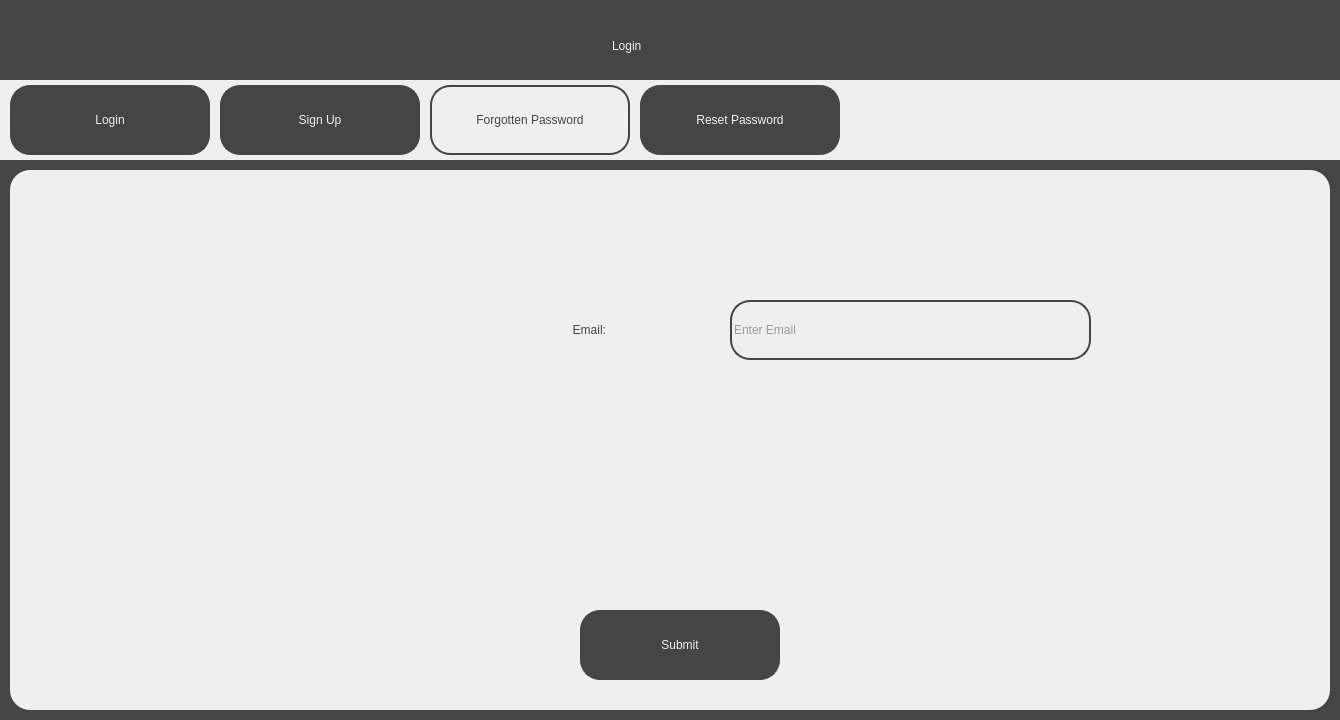
<?xml version="1.0" encoding="UTF-8"?>
<ui version="4.0">
 <class>ForgottenPasswordScreen</class>
 <widget class="QDialog" name="ForgottenPasswordScreen">
  <property name="geometry">
   <rect>
    <x>0</x>
    <y>0</y>
    <width>1340</width>
    <height>720</height>
   </rect>
  </property>
  <property name="windowTitle">
   <string>Visualising the Riemann Hypothesis - Forgotten Password</string>
  </property>
  <property name="sizeGripEnabled">
   <bool>false</bool>
  </property>
  <widget class="QWidget" name="widget" native="true">
   <property name="geometry">
    <rect>
     <x>0</x>
     <y>0</y>
     <width>1340</width>
     <height>720</height>
    </rect>
   </property>
   <property name="styleSheet">
    <string notr="true">background-color: rgb(69, 69, 69);</string>
   </property>
   <widget class="QLabel" name="Title">
    <property name="geometry">
     <rect>
      <x>612</x>
      <y>20</y>
      <width>116</width>
      <height>51</height>
     </rect>
    </property>
    <property name="styleSheet">
     <string notr="true">font: 36pt &quot;Sans Serif&quot;; color:rgb(239, 239, 239)</string>
    </property>
    <property name="text">
     <string>Login</string>
    </property>
   </widget>
   <widget class="QWidget" name="TabBar" native="true">
    <property name="geometry">
     <rect>
      <x>0</x>
      <y>80</y>
      <width>1340</width>
      <height>80</height>
     </rect>
    </property>
    <property name="styleSheet">
     <string notr="true">background-color: rgb(239, 239, 239);</string>
    </property>
    <widget class="QPushButton" name="LoginTab">
     <property name="geometry">
      <rect>
       <x>10</x>
       <y>5</y>
       <width>200</width>
       <height>70</height>
      </rect>
     </property>
     <property name="cursor">
      <cursorShape>PointingHandCursor</cursorShape>
     </property>
     <property name="styleSheet">
      <string notr="true">border: 2px solid;
border-radius: 20px;
border-color:rgb(69, 69, 69);
background-color: rgb(69, 69, 69);
font: 36pt &quot;Sans Serif&quot;; color:rgb(239, 239, 239);
</string>
     </property>
     <property name="text">
      <string>Login</string>
     </property>
    </widget>
    <widget class="QPushButton" name="SignUpTab">
     <property name="geometry">
      <rect>
       <x>220</x>
       <y>5</y>
       <width>200</width>
       <height>70</height>
      </rect>
     </property>
     <property name="cursor">
      <cursorShape>PointingHandCursor</cursorShape>
     </property>
     <property name="styleSheet">
      <string notr="true">border: 2px solid;
border-radius: 20px;
border-color:rgb(69, 69, 69);
background-color: rgb(69, 69, 69);
font: 36pt &quot;Sans Serif&quot;; color:rgb(239, 239, 239);
</string>
     </property>
     <property name="text">
      <string>Sign Up</string>
     </property>
    </widget>
    <widget class="QPushButton" name="ForgottenPasswordTab">
     <property name="geometry">
      <rect>
       <x>430</x>
       <y>5</y>
       <width>200</width>
       <height>70</height>
      </rect>
     </property>
     <property name="cursor">
      <cursorShape>PointingHandCursor</cursorShape>
     </property>
     <property name="styleSheet">
      <string notr="true">border: 2px solid;
border-radius: 20px;
border-color:rgb(69, 69, 69);
background-color: rgb(239, 239, 239);
font: 12pt &quot;Sans Serif&quot;; color:rgb(69, 69, 69);
</string>
     </property>
     <property name="text">
      <string>Forgotten Password</string>
     </property>
    </widget>
    <widget class="QPushButton" name="ResetPasswordTab">
     <property name="geometry">
      <rect>
       <x>640</x>
       <y>5</y>
       <width>200</width>
       <height>70</height>
      </rect>
     </property>
     <property name="cursor">
      <cursorShape>PointingHandCursor</cursorShape>
     </property>
     <property name="styleSheet">
      <string notr="true">border: 2px solid;
border-radius: 20px;
border-color:rgb(69, 69, 69);
background-color: rgb(69, 69, 69);
font: 20pt &quot;Sans Serif&quot;; color:rgb(239, 239, 239);
</string>
     </property>
     <property name="text">
      <string>Reset Password</string>
     </property>
    </widget>
   </widget>
   <widget class="QWidget" name="MainWidget" native="true">
    <property name="geometry">
     <rect>
      <x>10</x>
      <y>170</y>
      <width>1320</width>
      <height>540</height>
     </rect>
    </property>
    <property name="styleSheet">
     <string notr="true">background-color: rgb(239, 239, 239);
border-radius: 20px;</string>
    </property>
    <widget class="QLabel" name="EmailText">
     <property name="geometry">
      <rect>
       <x>300</x>
       <y>130</y>
       <width>301</width>
       <height>61</height>
      </rect>
     </property>
     <property name="styleSheet">
      <string notr="true">font: 25pt &quot;Sans Serif&quot;; color:rgb(69, 69, 69);
background-color: rgb(239, 239, 239); padding: 5px;</string>
     </property>
     <property name="text">
      <string>&lt;html&gt;&lt;head/&gt;&lt;body&gt;&lt;p align=&quot;right&quot;&gt;Email:&lt;/p&gt;&lt;/body&gt;&lt;/html&gt;</string>
     </property>
    </widget>
    <widget class="QLineEdit" name="EmailInput">
     <property name="geometry">
      <rect>
       <x>720</x>
       <y>130</y>
       <width>361</width>
       <height>60</height>
      </rect>
     </property>
     <property name="styleSheet">
      <string notr="true">background-color: rgb(239, 239, 239);
color: rgb(69, 69, 69);
font: 18pt &quot;Sans Serif&quot;;
border: 2px solid;
border-radius: 20px;
border-color:rgb(69, 69, 69);</string>
     </property>
     <property name="text">
      <string/>
     </property>
     <property name="cursorPosition">
      <number>0</number>
     </property>
     <property name="placeholderText">
      <string>Enter Email</string>
     </property>
    </widget>
    <widget class="QPushButton" name="SubmitButton">
     <property name="geometry">
      <rect>
       <x>570</x>
       <y>440</y>
       <width>200</width>
       <height>70</height>
      </rect>
     </property>
     <property name="cursor">
      <cursorShape>PointingHandCursor</cursorShape>
     </property>
     <property name="styleSheet">
      <string notr="true">border: 2px solid;
border-radius: 20px;
border-color:rgb(69, 69, 69);
background-color: rgb(69, 69, 69);
font: 36pt &quot;Sans Serif&quot;; color:rgb(239, 239, 239);
</string>
     </property>
     <property name="text">
      <string>Submit</string>
     </property>
    </widget>
   </widget>
  </widget>
 </widget>
 <resources/>
 <connections/>
</ui>
